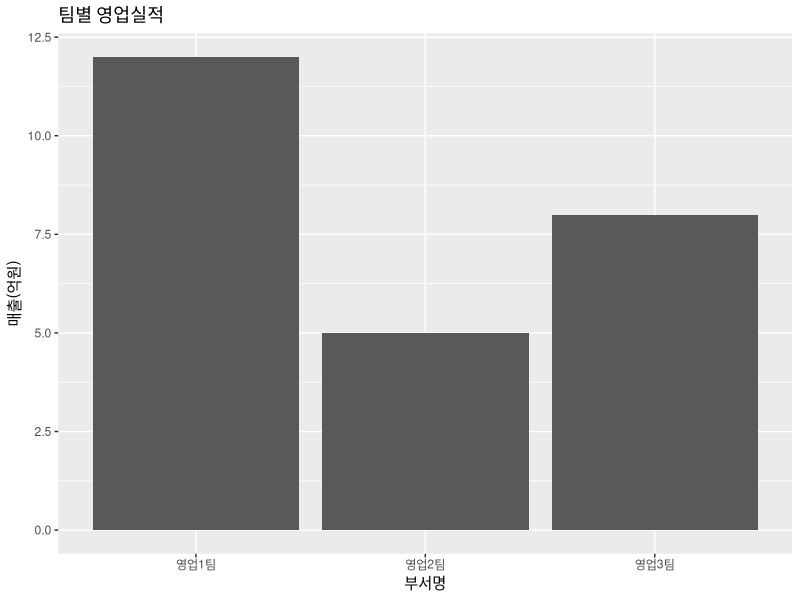
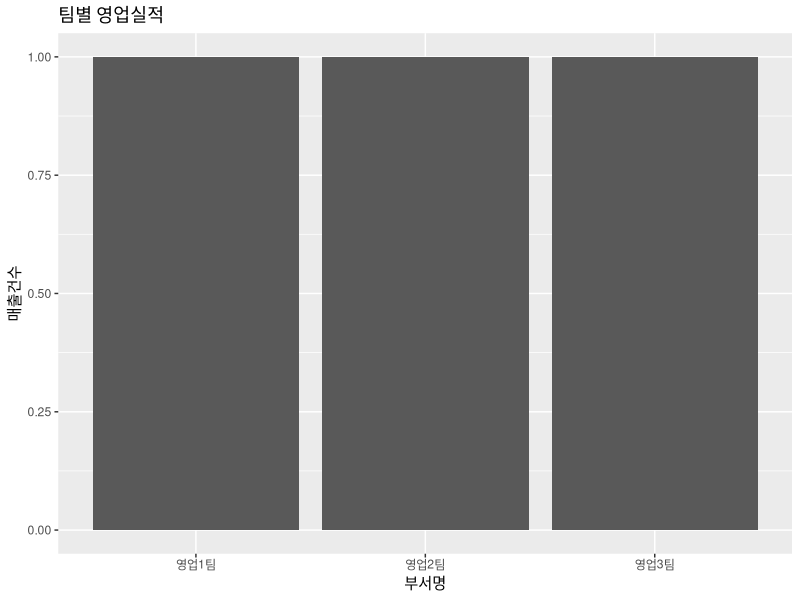
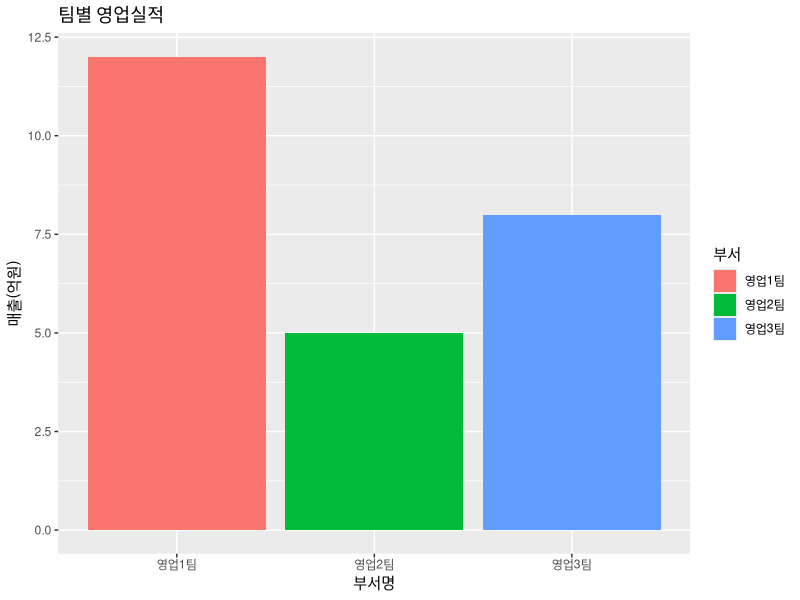
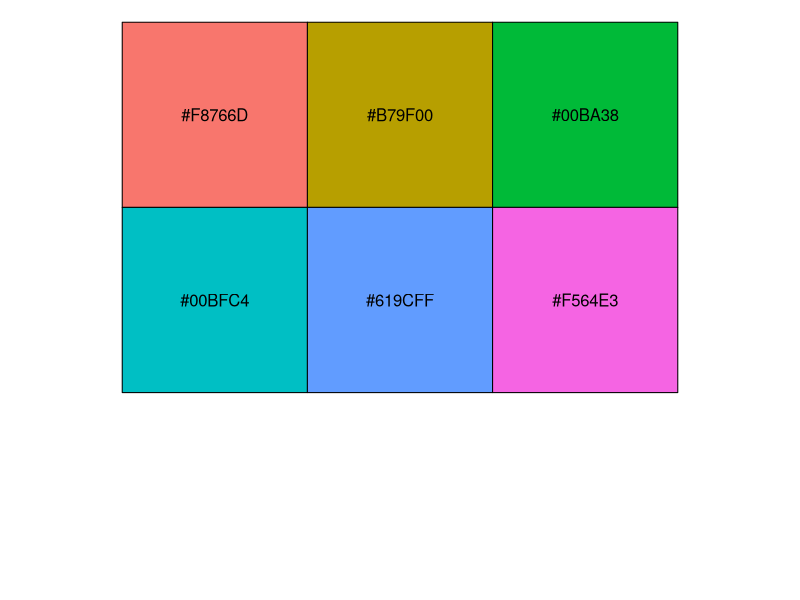
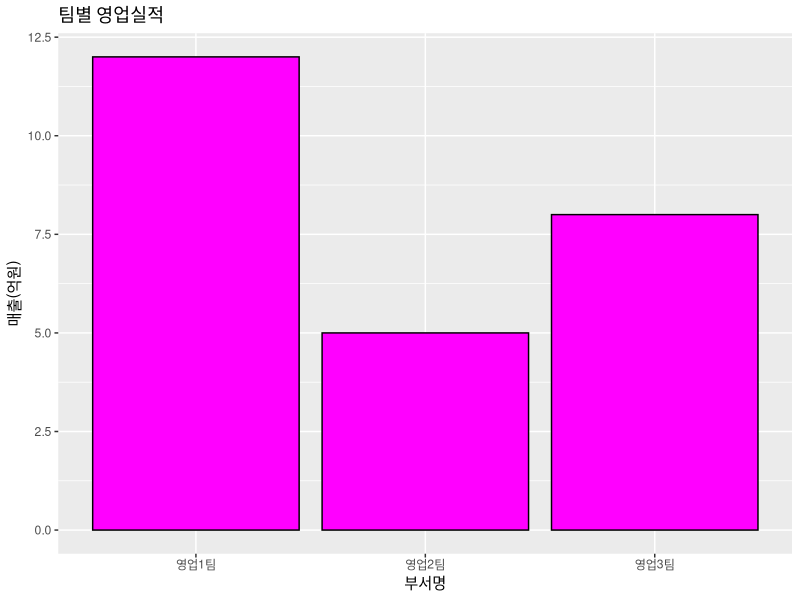
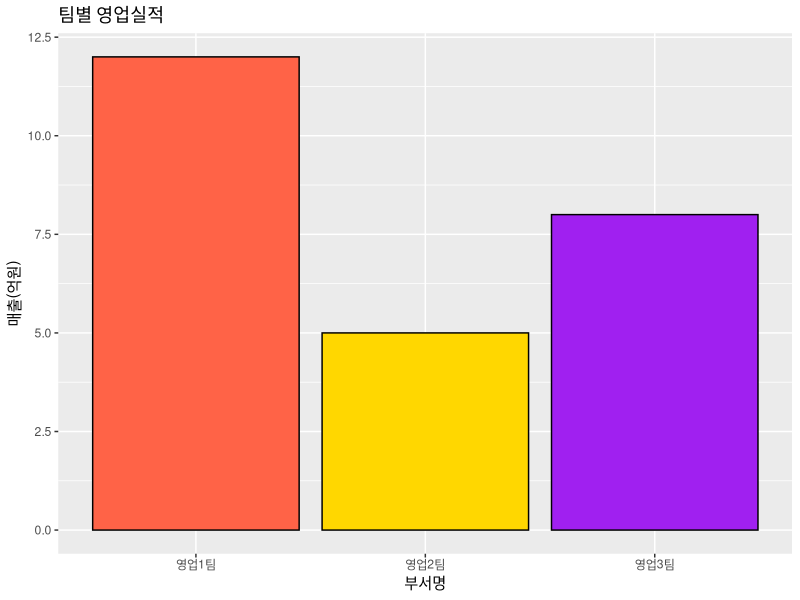
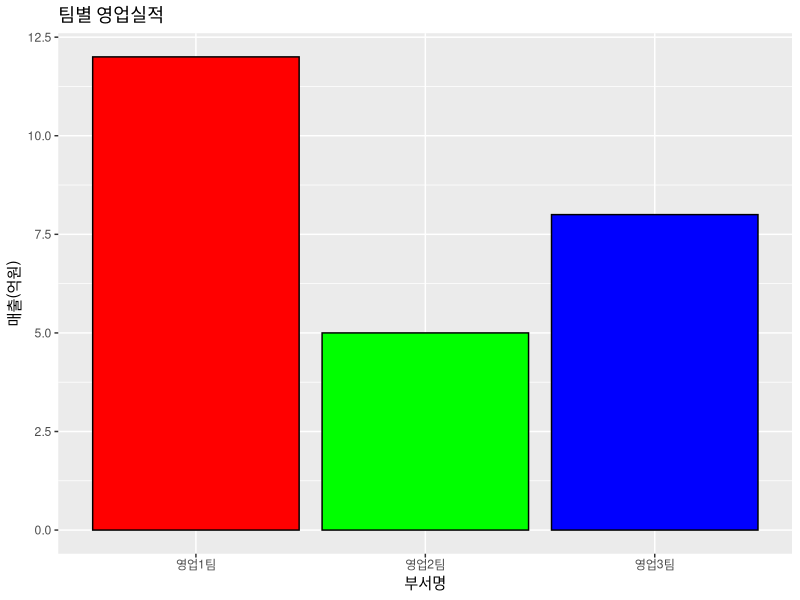
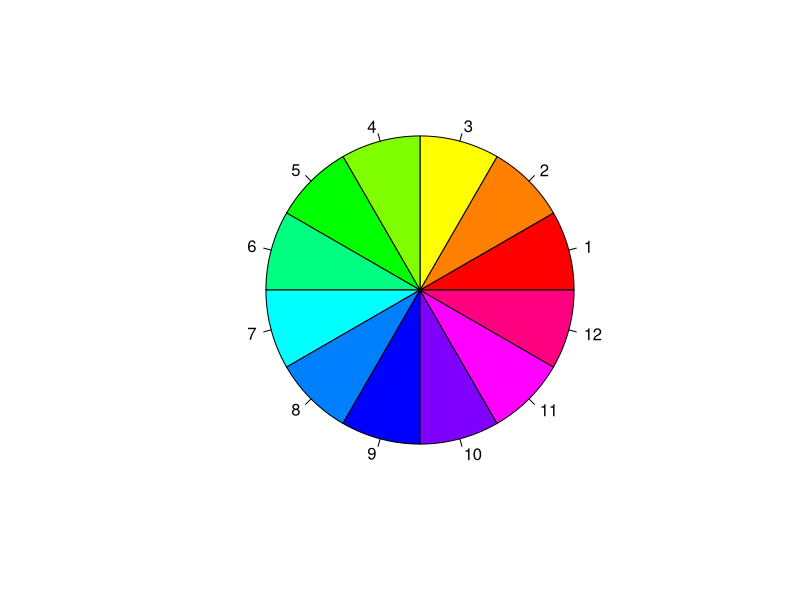

Source code (R) for these figures, in order:
#4장 그래프 
#막대그래프

library(ggplot2)
#데이터 저장(데이터프레임)
dept = c("영업1팀", "영업2팀", "영업3팀") 
sales = c(12, 5, 8)
df1 = data.frame(부서 = dept, 매출= sales, 분기 ="1분기")
df1


#막대그래프(1. 그래프의 데이터 초기화, 2. 그래프 모양, 3. 제목과 라벨 설정정) 
ggplot(data = df1, aes(x=부서, y=매출))+
  geom_bar(stat="identity")+
  labs(title="팀별 영업실적", x="부서명", y="매출(억원)")
        
          
#각 부서별 매출건수수
ggplot(data = df1, aes(x=부서))+
  geom_bar(stat="count")+
  labs(title="팀별 영업실적", x="부서명", y="매출건수")
  
#막대에 자동색 지정
ggplot(data = df1, aes(x=부서, y=매출, fill = 부서))+
  geom_bar(stat="identity")+
  labs(title="팀별 영업실적", x="부서명", y="매출(억원)")

#자동지정 되는 색상 확인
install.packages("scales")
library(scales)
hex = hue_pal()(6)
show_col(hex)

library(ggplot2)

#막대에 동일한 태우기 및 테두리선 색상 지정
ggplot(data = df1, aes(x=부서, y=매출))+
  geom_bar(stat="identity", fill="magenta", color='black')+
  labs(title="팀별 영업실적", x="부서명", y="매출(억원)")


#막대마다 사용자가 지정한 색상으로 변경
ggplot(data = df1, aes(x=부서, y=매출))+
  geom_bar(stat="identity", fill=c("tomato", 'gold', 'purple'), color="black")+
  labs(title="팀별 영업실적", x="부서명", y="매출(억원)")

#막대에 레인보우 색상 중 눈에 잘 띄는 색상으로 자동 변경
ggplot(data = df1, aes(x=부서, y=매출))+
  geom_bar(stat="identity", fill=rainbow(3), color="black")+
  labs(title="팀별 영업실적", x="부서명", y="매출(억원)")

#gdRdriver, RColorBrewer 색상팔레트를 제공하는 두가지 패키지

#1.gdRdriver 패키지의 팔레트
x = rep(1,12)
pie(x, labels=seq(1,12), col=rainbow(12))
pie(x, labels=seq(1,12), col=heat.colors(12))
pie(x, labels=seq(1,12), col=terrain.colors(12))
pie(x, labels=seq(1,12), col=topo.colors(12))
pie(x, labels=seq(1,12), col=cm.colors(12))

#2.RColorbrewer 패키지의 팔레트
install.packages("RColorBrewer")
library(RColorBrewer)
display.brewer.all()

#1분기, 2분기의 막대그래프

#2분기 데이터를 데이터 프레임에 저장
dept = c("영업1팀","영업2팀", "영업3팀")
sales = c(10, 8, 5)
df2 = data.frame(부서 = dept, 매출=sales, 분기="2분기")

#1분기, 2분기 데이터를 행으로 연결해서 하나의 데이터프레임에 저장
df = rbind(df1, df2)
df

#부서별 분가별 막대그래프
library(ggplot2)
ggplot(df, aes(x=부서, y=매출, fill=분기))+
  geom_bar(stat="identity")

#부서별 분기별 막대그래프 작성(조건1> 3분기 실적을 추가, 조건2> dsRdriver 패키지의 팔레트에 있는 색상을 막대에 설정, 
# 조건3>그래프 제목: 부서별 분기별 영업 실적, x축 제목: 부서명, y축 제목: 영업 매출(억원))
dept = c("영업1팀","영업2팀", "영업3팀")
sales = c(7, 10, 11)
df3 = data.frame(부서 = dept, 매출=sales, 분기="3분기")
df = rbind(df, df3)
df


ggplot(data = df, aes(x=부서, y=매출, fill=분기))+
  geom_bar(stat="identity", fill=cm.colors(9), color="pink")+
  labs(title="팀별 영업실적", x="부서명", y="매출(억원)")

#분기별로 사용자 지정색 절정
ggplot(data = df, aes(x=부서, y=매출, fill=분기))+
  geom_bar(stat="identity")+
  scale_fill_manual(values = c("pink", "red", "purple"))+
  labs(title="부서별 분기별 영업 실적", x="부서명", y="영업매출(억원)")


ggplot(data = df, aes(x=부서, y=매출, fill=분기))+
  geom_bar(stat="identity")+
  scale_fill_manual(values = topo.colors(3))+
  labs(title="부서별 분기별 영업 실적", x="부서명", y="영업매출(억원)")

#묶은세로 막대그래프
ggplot(data = df, aes(x=부서, y=매출, fill=분기))+
  geom_bar(stat="identity", position = "dodge")+
  scale_fill_manual(values = cm.colors(3))+
  labs(title="부서별 분기별 영업 실적", x="부서명", y="영업매출(억원)")

#바로 직전에 실행된그래프를 사진 파일로 저장
ggsave("C:/Temp/graph1.png", width=10, height=13, units="cm")


#==================================================================
#선그래프 : 시간에 따라 데이터의 추이를 살필때 사용

#영업1팀의 6개월간 데이터프레임에 저장

month = c(1,2,3,4,5,6)
sales=c(3,3,5,5,7,4)
df1=data.frame(부서="영업1팀", 월=month, 매출=sales)

#영업2팀의 6개월간 데이터프레임에 저장
sales=c(2,2,4,8,9,6)
df2=data.frame(부서="영업2팀", 월=month, 매출=sales)

#행으로 df1, df2 연결
df=rbind(df1, df2)
df

#선형그래프 그리기
#영업1팀 데이터만 사용해서
ggplot(data=df1, aes(x=월, y=매출, group=부서))+
  geom_line()+
  labs(title="월별매출")

#영업2팀 데이터만 사용해서
ggplot(data=df2, aes(x=월, y=매출, group=부서))+
  geom_line(color="green", size=2)+
  geom_point(color="red", size=3)+
  labs(title="월별매출")

#영업2팀 데이터만 사용해서
ggplot(data=df, aes(x=월, y=매출, group=부서, color=부서))+
  geom_line(size=2)+
  geom_point(size=3)+
  labs(title="월별매출")


ggplot(data=df, aes(x=월, y=매출, group=부서, color=부서))+
  geom_line(color=cm.colors(12),size=2)+
  geom_point(color=cm.colors(12), size=3)+
  labs(title="월별매출")

#====================================================================
#산포도 : 점으로 데이터의 변화를 확인

ggplot(data=women, aes(x=height,y=weight))+
  geom_point()+
  labs(title = "미국 30-39세 여성의 키와 몸무게의 상관관계", x="키(inch)", y="체중(pound)")

#점의 모양, 색상, 크기 설정
ggplot(data=women, aes(x=height,y=weight))+
  geom_point(shape=2, color='black', size=2)+
  labs(title = "미국 30-39세 여성의 키와 몸무게의 상관관계", x="키(inch)", y="체중(pound)")
